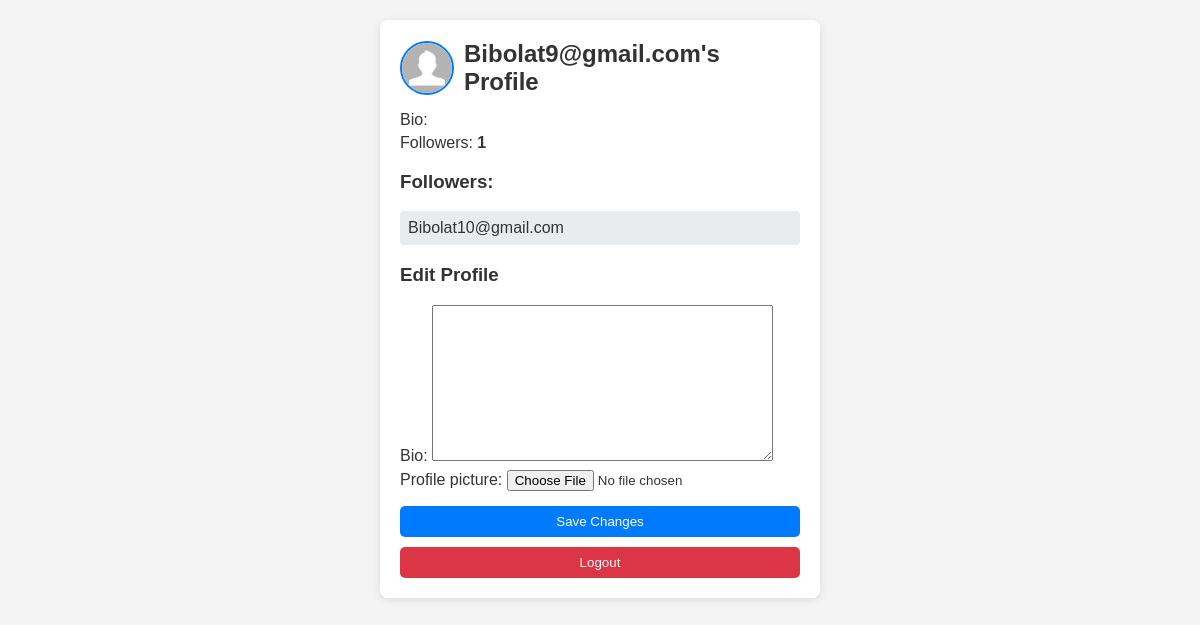
/users/profile/Bibolat9@gmail.com/ (signed in), run on an earlier commit of the app's database.
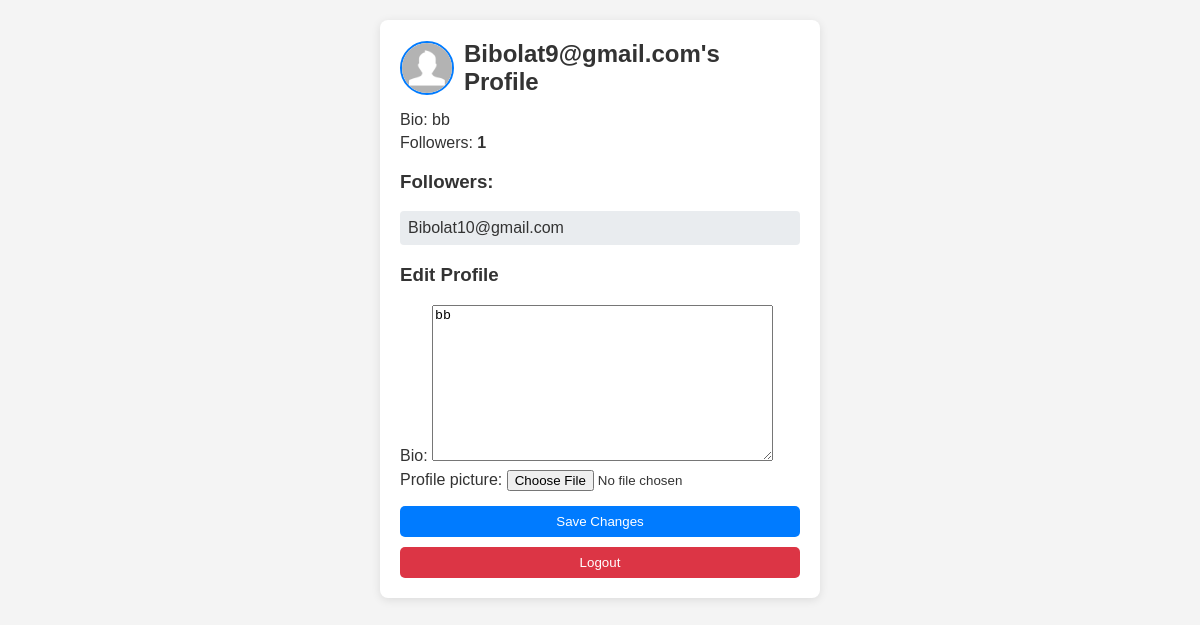
And on a later commit of the database.
### users/models.py (models this page shows, shortened)
class Profile(models.Model):
    user = models.OneToOneField(User, on_delete=models.CASCADE)
    bio = models.TextField(blank=True, null=True)
    profile_picture = models.ImageField(upload_to='profile_pics', blank=True, null=True)

### users/views.py (the view)
# urls.py: path('profile/<str:username>/', views.profile_detail, name='profile_detail'),
def profile_detail(request, username):
    user = get_object_or_404(User, username=username)
    profile = get_object_or_404(Profile, user=user)
    form = None
    if request.method == 'POST':
        if request.user == user:
            form = ProfileForm(request.POST, request.FILES, instance=profile)
            if form.is_valid():
                form.save()
                return redirect('profile_detail', username=user.username)
        else:
            if 'follow' in request.POST:
                if request.user != user:
                    Follow.objects.get_or_create(follower=request.user, following=user)
            elif 'unfollow' in request.POST:
                Follow.objects.filter(follower=request.user, following=user).delete()
    else:
        if request.user == user:
            form = ProfileForm(instance=profile)
    is_following = Follow.objects.filter(follower=request.user, following=user).exists()
    followers_count = Follow.objects.filter(following=user).count()
    followers = Follow.objects.filter(following=user).values_list('follower__username', flat=True)
    return render(request, 'users/profile.html', {
        'profile': profile,
        'form': form,
        'is_following': is_following,
        'followers_count': followers_count,
        'followers': followers,
        'MEDIA_URL': settings.MEDIA_URL,
    })

### users/forms.py
class ProfileForm(forms.ModelForm):
    class Meta:
        model = Profile
        fields = ['bio', 'profile_picture']
        widgets = {
            'bio': forms.Textarea(attrs={'class': 'form-control'}),
            'profile_picture': forms.ClearableFileInput(attrs={'class': 'form-control'}),
        }

### users/templates/users/profile.html (shortened to what this page needs)
<!DOCTYPE html>
<html lang="en">
<head>
</head>
<body>
    <div class="container">
        <div class="profile-header">
            {% if profile.profile_picture %}
                <img src="{{ profile.profile_picture.url }}" alt="Profile picture">
            {% else %}
                <img src="{{ MEDIA_URL }}profile_pics/no-profile-picture-icon.webp" alt="Default profile picture">
            {% endif %}
            <h2>{{ profile.user.username }}'s Profile</h2>
        </div>
        <p>Bio: {{ profile.bio }}</p>
        <p>Followers: <span class="following-count">{{ followers_count }}</span></p>
        <h3>Followers:</h3>
        <ul>
            {% for follower in followers %}
                <li>{{ follower }}</li>
            {% empty %}
                <li>No followers yet.</li>
            {% endfor %}
        </ul>
        {% if form %}
            <h3>Edit Profile</h3>
            <form method="POST" enctype="multipart/form-data">
                {{ form.as_p }}
                <button type="submit" class="btn">Save Changes</button>
            </form>
        {% endif %}
        {% if request.user == profile.user %}
            <form method="POST" action="{% url 'logout' %}">
                <button type="submit" class="btn btn-danger">Logout</button>
            </form>
        {% endif %}
    </div>
</body>
</html>

What changed in the data, as far as the page shows it:
changed Profile "Bibolat9@gmail.com": bio (not shown) → "bb"
